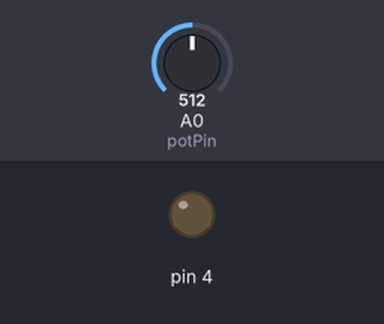
Recording of a sketch running on a simulated Arduino Uno, built with avr-gcc and run on an emulated ATmega328P. Parts: output pins drawn as LEDs (lit = HIGH). The inputs (shaded band) are chosen by the test bench; at power-on: A0 (potPin) = 512.

Above: at 1.3 s.
1.4 s: A0 (potPin) set to 270
2.9 s: A0 (potPin) set to 244
At 3.8 s:
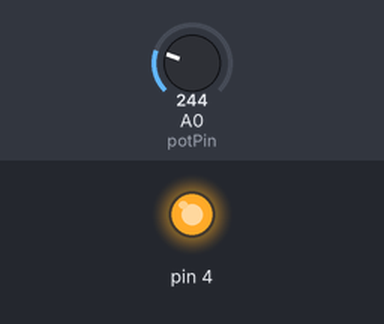
4.5 s: A0 (potPin) set to 265
At 5.0 s:
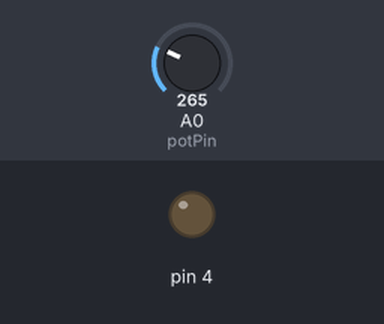
6.0 s: A0 (potPin) set to 245
At 7.3 s:
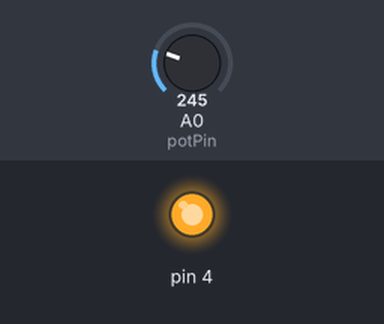
Timing chart, 0 to 8.5 s (numbered marks = the images above; inputs shaded):
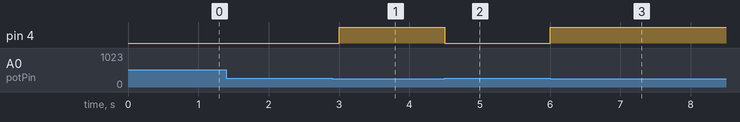

Measured:
- the behaviour switches between 255 and 254 on A0 (potPin) (found by bisection; images 0 and 1)
- after the input at 1.4 s, every drawn part: stays the same
- after the input at 2.9 s, pin 4: LOW → HIGH after 0.10 s
- after the input at 4.5 s, pin 4: HIGH → LOW at once
- after the input at 6.0 s, pin 4: LOW → HIGH at once

The sketch:

Analog1.ino
```cpp
int potPin = 0;
void setup()
{
pinMode(4,OUTPUT);
}
void loop()
{
int reading = analogRead(potPin);
if(reading <255){
  digitalWrite(4,HIGH);
  }
  else {
  digitalWrite(4,LOW);
  }
delay(500);
}
```
